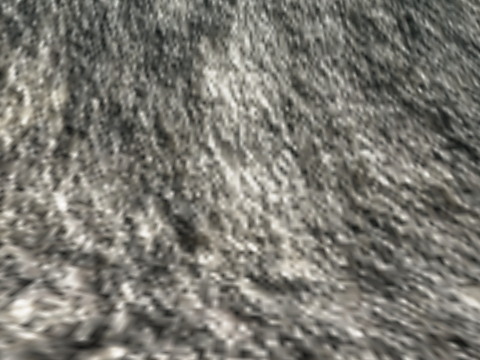
[1] (above)

12 first-person views from a walk through a scene from a Unity 3-D project. The camera is 1.5 m above the floor, looks level and sees 80° across. The floor is counted in squares, 2 m on a side. Each view is taken from the middle of a square. On the plan, view 1 faces up. The plan holds only what a view shows up to about 10 squares ahead; the rest is blank. The place goes on beyond the plan. The player is left out.

[2]
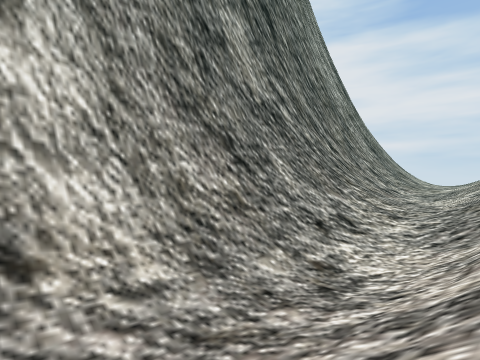

[3]
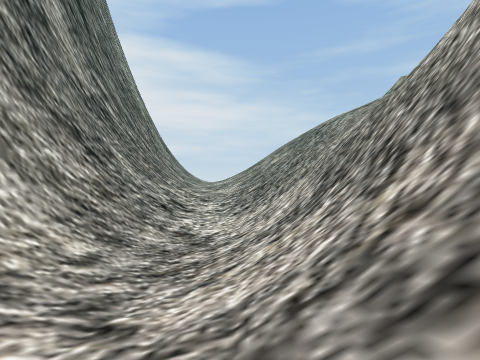

[4]
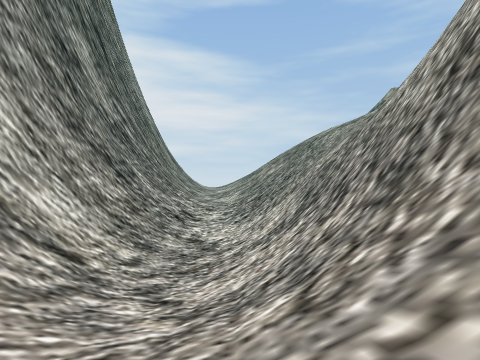

[5]
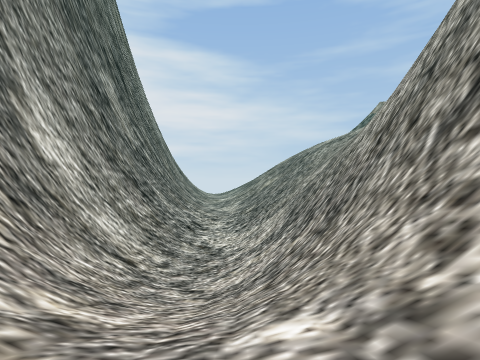

[6]
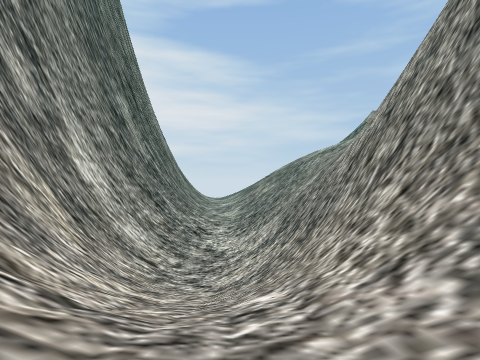

[7]
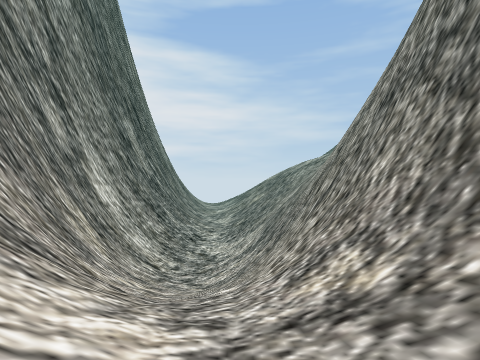

[8]
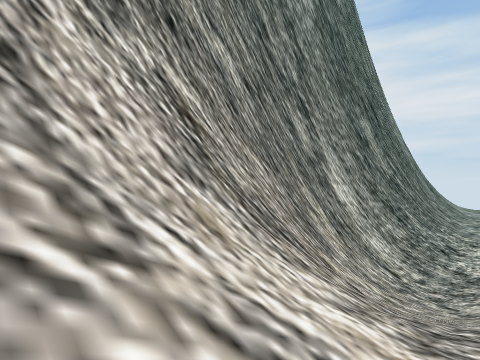

[9]
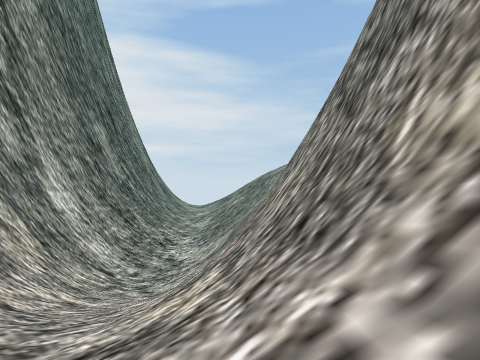

[10]
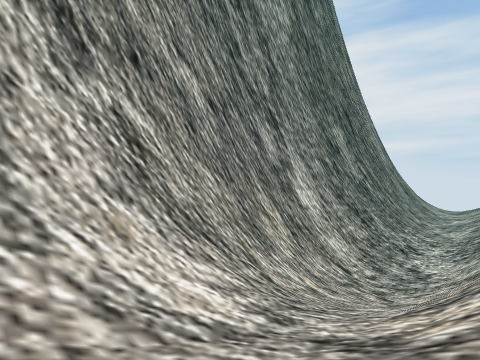

[11]
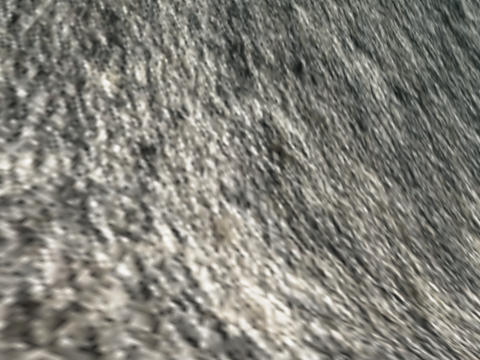

[12]
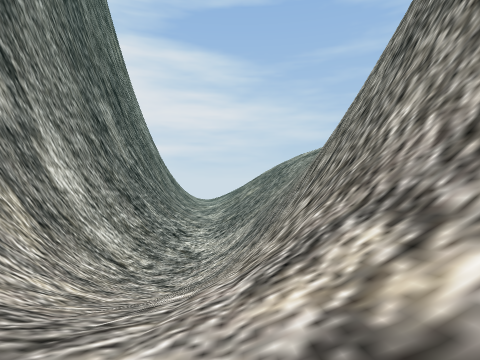

### Floor plan
Key: @ floor where view 1 was taken; # wall or solid block; . floor; / step, stairs or slope; = window, fence, low wall or low ledge.
Columns run from 20 left of view 1 to 7 right of it. Each row starts with its distance up from view 1.
  8                   #####
  7            #########/######
  6  ###########///////////////
  5 ###====/////////////./..////
  4 ==///////////////...........
  3 //////////////////..........
  2 ////////////////////////////
  1 ////////////////////////////
  0 ////////////////////@////
 -1   //////////###########//
 -2 /////////=###############
 -3  ///########
 -4   ######

Positions as (right, up) in squares from view 1, and headings:
1: (0, 0), facing up
2: (-2, 0), facing up-right
3: (-6, 2), facing right
4: (-9, 2), facing right
5: (-13, 2), facing right
6: (-16, 2), facing right
7: (-20, 1), facing right
8: (-20, 1), facing up-right
9: (-20, -2), facing right
10: (-20, -2), facing up-right
11: (-17, -3), facing up
12: (-17, 0), facing right
